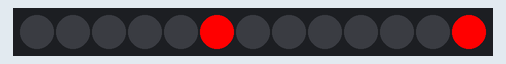
Simulated run of this program. Board: ATtiny85, built with avr-gcc and run on an emulated ATtiny85. Shown: 13 RGB LEDs in strip order, left to right. Dim RGB values are drawn brighter than linear.

Above: at 21.18 s.
At 29.94 s:
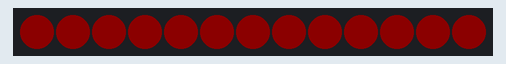
At 39.58 s:
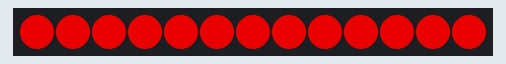

The program:

main.cpp
```cpp
#include <Arduino.h>
#include "FastLED.h"
#define NUM_LEDS 13
CRGB leds[NUM_LEDS];
void setup() {
  FastLED.addLeds<NEOPIXEL, PB0>(leds, NUM_LEDS);
  for (int i = 0; i < NUM_LEDS; i++)
    leds[i] = CRGB::Red;
  FastLED.show();
}

void loop() {
  int every = 15 * 000;

  for (int n = 0; n < 20; n++) { // n * 1040
    for (int k = 0; k < NUM_LEDS; k++) {
      for (int i = 0; i < NUM_LEDS; i++)
        leds[i] = CRGB::Black;
      leds[k] = CRGB::Red;
      leds[(k + NUM_LEDS / 2) % NUM_LEDS] = CRGB::Red;
      FastLED.show();
      delay(80);
    }
  }

  for (int n = 0; n < 27; n++) { // n * 768
    for (int k = 0; k < 256; k++) {
      for (int i = 0; i < NUM_LEDS; i++)
        leds[i].setRGB(k, 0,0);
      FastLED.show();
      delay(1);
    }
    for (int k = 255; k >= 0; k--) {
      for (int i = 0; i < NUM_LEDS; i++)
        leds[i].setRGB(k, 0,0);
      FastLED.show();
      delay(2);
    }
  }

  for (int k = 0; k < 256; k++) {
    for (int i = 0; i < NUM_LEDS; i++)
      leds[i].setRGB(k, 0,0);
    FastLED.show();
    delay(1);
  }

  for (int i = 0; i < NUM_LEDS; i++)
    leds[i] = CRGB::Red;
  FastLED.show();
  delay(1040 * 20);

  for (int k = 255; k >= 0; k--) {
    for (int i = 0; i < NUM_LEDS; i++)
      leds[i].setRGB(k, 0,0);
    FastLED.show();
    delay(1);
  }
}
```
